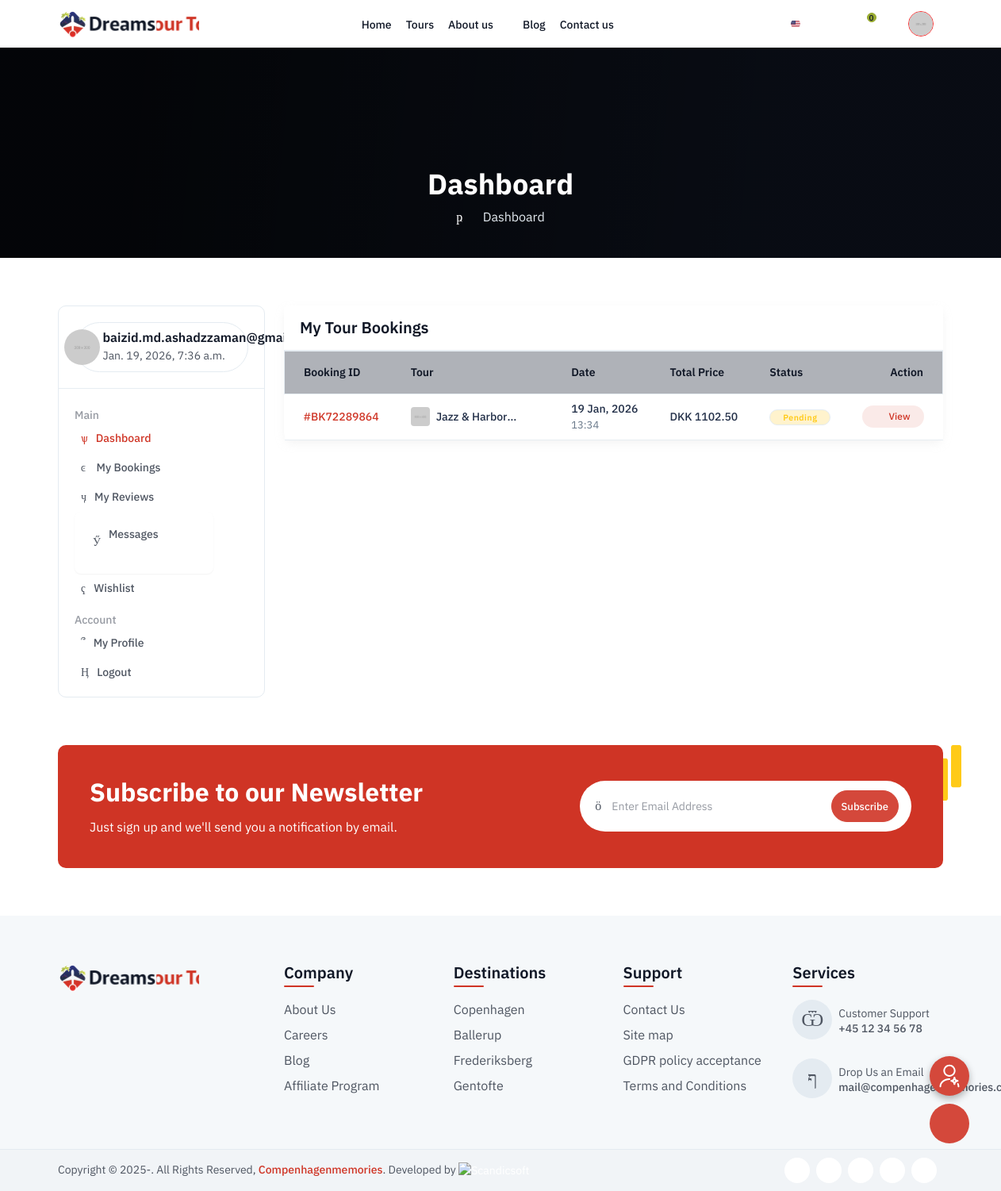
/accounts/dashboard/customer/bookings/ (signed in), run on an earlier commit of the app's database.
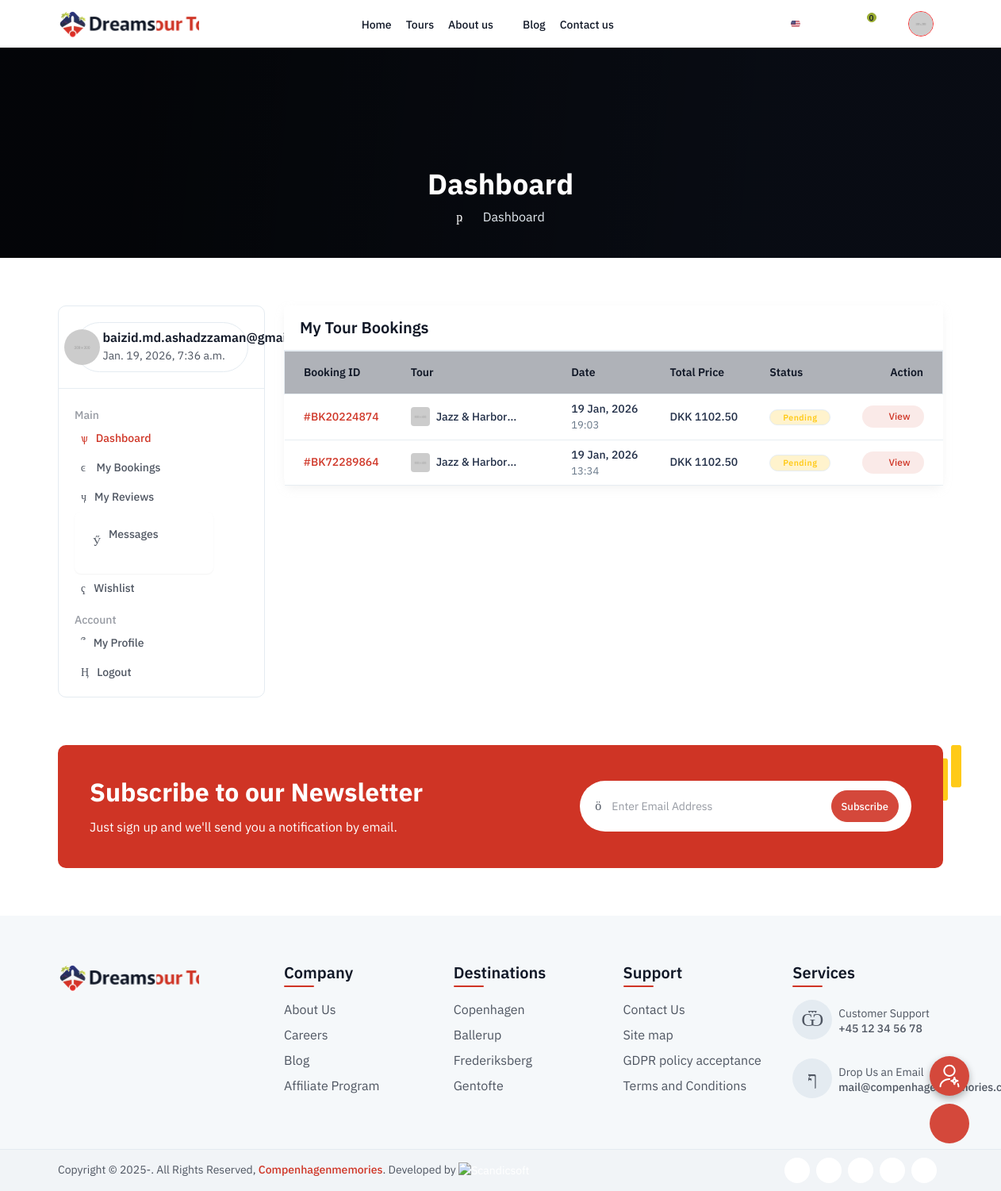
And on a later commit of the database.
### accounts/models.py (models this page shows, shortened)
class WebsiteMenu(models.Model):
    STATUS_CHOICES = (
        ('active', 'Active'),
        ('inactive', 'Inactive'),
    )
    SECTION_TYPE_CHOICES = (
        ('header', 'Header'),
        ('footer', 'Footer'),
    )
    title = models.CharField(max_length=200)
    title_dk = models.CharField(max_length=200, blank=True)
    banner = models.ImageField(upload_to='website_menus/', blank=True, null=True)
    is_banner_showing = models.BooleanField(default=True)
    section_type = models.CharField(max_length=20, choices=SECTION_TYPE_CHOICES, default='header')
    status = models.CharField(max_length=20, choices=STATUS_CHOICES, default='active')
    rank = models.IntegerField(default=0)
    link = models.CharField(max_length=500, blank=True)
    is_open_new_tab = models.BooleanField(default=False)
    has_submenu = models.BooleanField(default=False)
    created_at = models.DateTimeField(auto_now_add=True)
    updated_at = models.DateTimeField(auto_now=True)
    class Meta:
        ordering = ['rank', '-created_at']
        verbose_name = "Website Menu"
        verbose_name_plural = "Website Menus"

class Booking(models.Model):
    booking_number = models.CharField(max_length=50, unique=True)
    customer = models.ForeignKey(Customer, on_delete=models.CASCADE, related_name='bookings')
    tour = models.ForeignKey(Tour, on_delete=models.CASCADE, related_name='bookings')
    schedule = models.ForeignKey(TourSchedule, on_delete=models.SET_NULL, null=True, blank=True, related_name='bookings')
    booking_date = models.DateTimeField(auto_now_add=True)
    tour_date = models.DateField()
    tour_time = models.TimeField(blank=True, null=True)
    total_participants = models.IntegerField()
    participant_details = models.JSONField(default=dict, blank=True)
    subtotal = models.DecimalField(max_digits=10, decimal_places=2)
    discount_amount = models.DecimalField(max_digits=10, decimal_places=2, default=0)
    tax_amount = models.DecimalField(max_digits=10, decimal_places=2, default=0)
    total_amount = models.DecimalField(max_digits=10, decimal_places=2)
    currency = models.CharField(max_length=3, default='DKK')
    contact_name = models.CharField(max_length=200)
    contact_email = models.EmailField()
    contact_phone = models.CharField(max_length=50)
    special_requirements = models.TextField(blank=True)
    pickup_location = models.CharField(max_length=300, blank=True)
    status = models.CharField(max_length=30, choices=[
        ('pending', 'Pending'),
        ('confirmed', 'Confirmed'),
        ('cancelled', 'Cancelled'),
        ('completed', 'Completed'),
        ('refunded', 'Refunded'),
        ('no_show', 'No Show')
    ], default='pending')
    payment_status = models.CharField(max_length=30, choices=[
        ('pending', 'Pending'),
        ('paid', 'Paid'),
        ('partially_paid', 'Partially Paid'),
        ('refunded', 'Refunded'),
        ('failed', 'Failed')
    ], default='pending')
    cancelled_at = models.DateTimeField(blank=True, null=True)
    cancellation_reason = models.TextField(blank=True)
    refund_amount = models.DecimalField(max_digits=10, decimal_places=2, blank=True, null=True)
    confirmed_at = models.DateTimeField(blank=True, null=True)
    confirmation_code = models.CharField(max_length=50, blank=True)
    customer_notes = models.TextField(blank=True)
    admin_notes = models.TextField(blank=True)
    created_at = models.DateTimeField(auto_now_add=True)
    updated_at = models.DateTimeField(auto_now=True)
    class Meta:
        ordering = ['-created_at']

class Tour(models.Model):
    supplier = models.ForeignKey(TourSupplier, on_delete=models.CASCADE, related_name='tours')
    category = models.ForeignKey(Category, on_delete=models.SET_NULL, null=True, related_name='tours')
    destination_region = models.ForeignKey(DestinationRegion, on_delete=models.SET_NULL, null=True, related_name='tours')
    city = models.ForeignKey(City, on_delete=models.SET_NULL, null=True, related_name='tours')
    title = models.CharField(max_length=300)
    title_dk = models.CharField(max_length=300, blank=True)
    slug = models.SlugField(max_length=350, unique=True, blank=True)
    short_description = models.TextField(blank=True)
    short_description_dk = models.TextField(blank=True)
    description = models.TextField()
    description_dk = models.TextField(blank=True)
    main_image = models.ImageField(upload_to='tours/', blank=True, null=True)
    video_url = models.URLField(max_length=500, blank=True)
    duration_hours = models.DecimalField(max_digits=5, decimal_places=2, blank=True, null=True)
    duration_text = models.CharField(max_length=100, blank=True)
    min_participants = models.IntegerField(default=1)
    max_participants = models.IntegerField(blank=True, null=True)
    age_restriction = models.CharField(max_length=100, blank=True)
    difficulty_level = models.CharField(max_length=20, choices=[
        ('easy', 'Easy'),
        ('moderate', 'Moderate'),
        ('challenging', 'Challenging'),
        ('extreme', 'Extreme')
    ], default='easy')
    base_price = models.DecimalField(max_digits=10, decimal_places=2)
    currency = models.CharField(max_length=3, default='DKK')
    discount_percentage = models.DecimalField(max_digits=5, decimal_places=2, default=0)
    meeting_point = models.TextField(blank=True)
    meeting_point_dk = models.TextField(blank=True)
    meeting_point_latitude = models.DecimalField(max_digits=10, decimal_places=8, blank=True, null=True)
    meeting_point_longitude = models.DecimalField(max_digits=11, decimal_places=8, blank=True, null=True)
    map_location = models.TextField(blank=True, help_text="Enter the Google Maps Embed URL")
    available_days = models.JSONField(default=list, blank=True)
    start_date = models.DateField(blank=True, null=True)
    end_date = models.DateField(blank=True, null=True)
    instant_confirmation = models.BooleanField(default=False)
    free_cancellation = models.BooleanField(default=False)
    cancellation_hours = models.IntegerField(default=24)
    mobile_ticket = models.BooleanField(default=True)
    skip_the_line = models.BooleanField(default=False)
    live_guide = models.BooleanField(default=True)
    audio_guide = models.BooleanField(default=False)
    wheelchair_accessible = models.BooleanField(default=False)
    languages_offered = models.JSONField(default=list, blank=True)
    average_rating = models.DecimalField(max_digits=3, decimal_places=2, default=0)
    total_reviews = models.IntegerField(default=0)
    total_bookings = models.IntegerField(default=0)
    meta_title = models.CharField(max_length=200, blank=True)
    meta_description = models.TextField(blank=True)
    meta_keywords = models.TextField(blank=True)
    status = models.CharField(max_length=20, choices=[
        ('draft', 'Draft'),
        ('active', 'Active'),
        ('inactive', 'Inactive'),
        ('archived', 'Archived')
    ], default='draft')
    is_featured = models.BooleanField(default=False)
    is_bestseller = models.BooleanField(default=False)
    created_at = models.DateTimeField(auto_now_add=True)
    updated_at = models.DateTimeField(auto_now=True)
    class Meta:
        ordering = ['-created_at']

class WebsiteSubMenu(models.Model):
    STATUS_CHOICES = (
        ('active', 'Active'),
        ('inactive', 'Inactive'),
    )
    menu = models.ForeignKey(WebsiteMenu, on_delete=models.CASCADE, related_name='submenus')
    title = models.CharField(max_length=200)
    title_dk = models.CharField(max_length=200, blank=True)
    status = models.CharField(max_length=20, choices=STATUS_CHOICES, default='active')
    rank = models.IntegerField(default=0)
    link = models.CharField(max_length=500, blank=True)
    is_open_new_tab = models.BooleanField(default=False)
    created_at = models.DateTimeField(auto_now_add=True)
    updated_at = models.DateTimeField(auto_now=True)
    class Meta:
        ordering = ['rank', '-created_at']
        verbose_name = "Website SubMenu"
        verbose_name_plural = "Website SubMenus"

### accounts/customer_panel/views.py (the view)
# urls.py: path('dashboard/customer/bookings/', customer_views.customer_booking_list, name='customer_my_bookings'),
@login_required
@user_passes_test(lambda u: not u.is_staff)
def customer_booking_list(request):
    bookings = request.user.customer_profile.bookings.all().order_by('-created_at')
    return render(request, 'accounts/customer/pages/customer_tour_booking_list.html', {'bookings': bookings})

### accounts/context_processors.py (called while the page is built)
def site_settings(request):
    settings = SiteSetting.get_settings()
    website_menus = WebsiteMenu.objects.filter(status='active', section_type='header').prefetch_related('submenus').order_by('rank', '-created_at')
    website_menus_footer = WebsiteMenu.objects.filter(status='active', section_type='footer').prefetch_related('submenus').order_by('rank', '-created_at')
    return {
        'site_settings': settings,
        'website_menus': website_menus,
        'website_menus_footer': website_menus_footer
    }

def current_language(request):
    current_lang = 'en'
    if hasattr(request, 'session'):
        current_lang = request.session.get('lang', 'en')
    return {
        'current_lang': current_lang
    }

### accounts/models.py (called while the page is built)
    @classmethod
    def get_settings(cls):
        settings, created = cls.objects.get_or_create(pk=1)
        return settings

### accounts/templatetags/translate_tags.py (called while the page is built)
@register.simple_tag(takes_context=True)
def translate(context, text):
    current_lang = context.get('current_lang', 'en')
    if current_lang == 'en':
        return text
    return TRANSLATIONS.get(current_lang, {}).get(text, text)

### templates/accounts/customer/pages/customer_tour_booking_list.html (shortened to what the changed rows need)
{% extends 'accounts/customer/layout.html' %}
{% block customer_content %}
{% load static %}
{% load translate_tags %}
<div class="card border-0 shadow-sm">
    <div class="card-body p-0">
        {% if bookings %}
        <div class="table-responsive">
            <table class="table table-hover mb-0 align-middle">
                <thead class="bg-light">
                    <tr>
                        <th class="py-3 ps-4">{% translate "Booking ID" %}</th>
                        <th class="py-3">{% translate "Tour" %}</th>
                        <th class="py-3">{% translate "Date" %}</th>
                        <th class="py-3">{% translate "Total Price" %}</th>
                        <th class="py-3">{% translate "Status" %}</th>
                        <th class="py-3 pe-4 text-end">{% translate "Action" %}</th>
                    </tr>
                </thead>
                <tbody>
                    {% for booking in bookings %}
                    <tr>
                        <td class="ps-4">
                            <span class="text-primary fw-medium">#{{ booking.booking_number }}</span>
                        </td>
                        <td>
                            <div class="d-flex align-items-center">
                                {% if booking.tour.main_image %}
                                <a href="{% url 'tour_detail' booking.tour.id %}" class="avatar avatar-sm flex-shrink-0 me-2">
                                    <img src="{{ booking.tour.main_image.url }}" alt="{{ booking.tour.title }}" class="rounded object-fit-cover w-100 h-100">
                                </a>
                                {% else %}
                                <a href="{% url 'tour_detail' booking.tour.id %}" class="avatar avatar-sm flex-shrink-0 me-2">
                                    <img src="{% static 'frontend/assets/img/tours/default-tour.jpg' %}" alt="{{ booking.tour.title }}" class="rounded object-fit-cover w-100 h-100">
                                </a>
                                {% endif %}
                                <a href="{% url 'tour_detail' booking.tour.id %}" class="text-dark fw-medium text-truncate" style="max-width: 200px;">{{ booking.tour.title }}</a>
                            </div>
                        </td>
                        <td>
                            <div class="d-flex flex-column">
                                <span class="fw-medium text-dark">{{ booking.tour_date|date:"d M, Y" }}</span>
                                <span class="text-muted fs-13">{{ booking.tour_time|time:"H:i" }}</span>
                            </div>
                        </td>
                        <td class="fw-medium text-dark">{{ booking.currency }} {{ booking.total_amount|floatformat:2 }}</td>
                        <td>
                            {% if booking.status == 'confirmed' %}
                            <span class="badge bg-success-subtle text-success border border-success-subtle rounded-pill px-3">{% translate "Confirmed" %}</span>
                            {% elif booking.status == 'pending' %}
                            <span class="badge bg-warning-subtle text-warning border border-warning-subtle rounded-pill px-3">{% translate "Pending" %}</span>
                            {% elif booking.status == 'cancelled' %}
                            <span class="badge bg-danger-subtle text-danger border border-danger-subtle rounded-pill px-3">{% translate "Cancelled" %}</span>
                             {% elif booking.status == 'completed' %}
                            <span class="badge bg-info-subtle text-info border border-info-subtle rounded-pill px-3">{% translate "Completed" %}</span>
                            {% else %}
                            <span class="badge bg-secondary-subtle text-secondary border border-secondary-subtle rounded-pill px-3">{{ booking.status|title }}</span>
                            {% endif %}
                        </td>
                        <td class="pe-4 text-end">
                            <a href="{% url 'customer_booking_detail' booking.id %}" class="btn btn-sm btn-primary-light rounded-pill px-3">
                                <i class="isax isax-eye me-1"></i> {% translate "View" %}
                            </a>
                        </td>
                    </tr>
                    {% endfor %}
                </tbody>
            </table>
        </div>
        {% endif %}
    </div>
</div>
{% endblock %}

### templates/frontend/layout/menu_lib.html (shortened to what this page needs)
{% load static %}
{% for menu in website_menus %}
<li class="has-submenu {% if menu.has_submenu %}mega-innermenu{% endif %} {% if request.path == menu.link %}active{% endif %}">
    <a href="{{ menu.link|default:'#' }}" {% if menu.is_open_new_tab %}target="_blank"{% endif %}>
        {{ menu.title }}{% if menu.has_submenu %}<i class="fa-solid fa-angle-down"></i>{% endif %}
    </a>
</li>
{% endfor %}

### templates/frontend/layout/menu_footer_lib.html
{% load static %}
{% load translate_tags %}
<div class="row">
    {% for menu in website_menus_footer %}
    <div class="col-lg-3 col-sm-6">
        <div class="footer-widget">
            <h5>
                <a href="{{ menu.link|default:'#' }}" {% if menu.is_open_new_tab %}target="_blank"{% endif %}>
                    {{ menu.title }}
                </a>
            </h5>
            <ul class="footer-menu">
                {% for submenu in menu.submenus.all %}
                <li>
                    <a href="{{ submenu.link }}" {% if submenu.is_open_new_tab %}target="_blank"{% endif %}>
                        {{ submenu.title }}
                    </a>
                </li>
                {% endfor %}
            </ul>
        </div>
    </div>
    {% endfor %}
    <div class="col-lg-3 col-sm-6">
        <div class="footer-widget">
            <h5>{% translate "Services" %}</h5>
            <div class="customer-info">
                <div class="customer-info-icon">
                    <span><i class="isax isax-headphone5"></i></span>
                </div>
                <div class="customer-info-content">
                    <span>{% translate "Customer Support" %}</span>
                    <h6>{{ site_settings.site_phone }}</h6>
                </div>
            </div>
            <div class="customer-info">
                <div class="customer-info-icon">
                    <span><i class="isax isax-sms5"></i></span>
                </div>
                <div class="customer-info-content">
                    <span>{% translate "Drop Us an Email" %}</span>
                    <h6>{{ site_settings.site_email }}</h6>
                </div>
            </div>
        </div>
    </div>
</div>

What changed in the data, as far as the page shows it:
added Booking: booking_number "BK20224874", tour.main_image (picture), tour "Jazz &…", tour_date "19 Jan, 2026", tour_time "19:03", currency "DKK", total_amount "1102.50"
